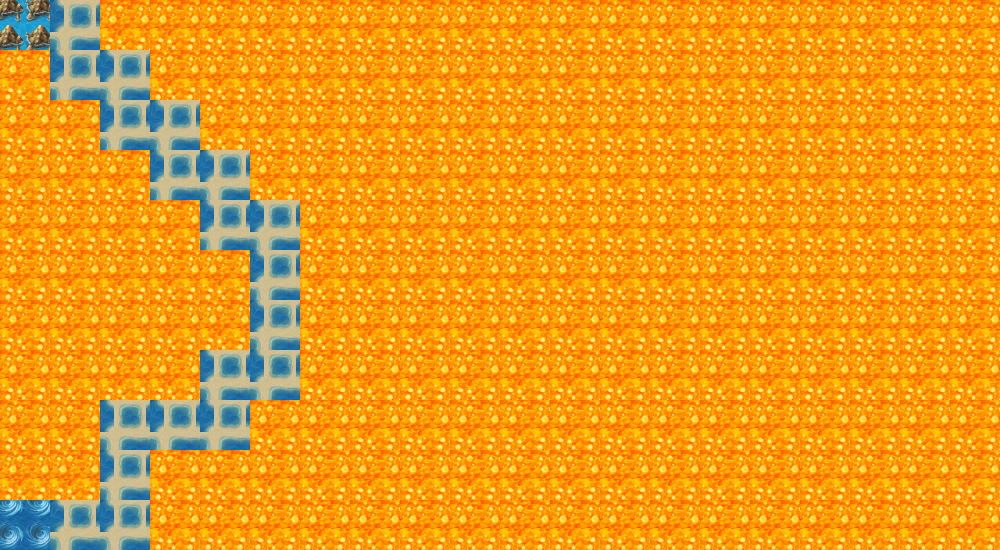

Tiled map render using the project's own tile images. Description and the whole map definition, tile-layer contents included, below:
An orthogonal 20x11 tile map with 50x50 px tiles, 1 tile layer (Tile Layer 1).

<map version="1.0" orientation="orthogonal" renderorder="right-down" width="20" height="11" tilewidth="50" tileheight="50" nextobjectid="1">
 <tileset firstgid="1" name="cwpVW12" tilewidth="50" tileheight="50" tilecount="70" columns="10">
  <image source="../../images/tilesets/cwpVW12.png" width="512" height="384" />
  <tile id="1">
   <properties>
    <property name="walkable_path" value="true" />
   </properties>
  </tile>
  <tile id="13">
   <properties>
    <property name="walkable_path" value="true" />
   </properties>
  </tile>
  <tile id="44">
   <properties>
    <property name="start" value="true" />
    <property name="walkable_path" value="true" />
   </properties>
  </tile>
  <tile id="64">
   <properties>
    <property name="finish" value="true" />
    <property name="walkable_path" value="true" />
   </properties>
  </tile>
 </tileset>
 <layer name="Tile Layer 1" width="20" height="11">
  <data encoding="csv">
45,2,30,30,30,30,30,30,30,30,30,30,30,30,30,30,30,30,30,30,
30,2,2,30,30,30,30,30,30,30,30,30,30,30,30,30,30,30,30,30,
30,30,2,2,30,30,30,30,30,30,30,30,30,30,30,30,30,30,30,30,
30,30,30,2,2,30,30,30,30,30,30,30,30,30,30,30,30,30,30,30,
30,30,30,30,2,2,30,30,30,30,30,30,30,30,30,30,30,30,30,30,
30,30,30,30,30,2,30,30,30,30,30,30,30,30,30,30,30,30,30,30,
30,30,30,30,30,2,30,30,30,30,30,30,30,30,30,30,30,30,30,30,
30,30,30,30,2,2,30,30,30,30,30,30,30,30,30,30,30,30,30,30,
30,30,2,2,2,30,30,30,30,30,30,30,30,30,30,30,30,30,30,30,
30,30,2,30,30,30,30,30,30,30,30,30,30,30,30,30,30,30,30,30,
65,2,2,30,30,30,30,30,30,30,30,30,30,30,30,30,30,30,30,30
</data>
 </layer>
</map>
